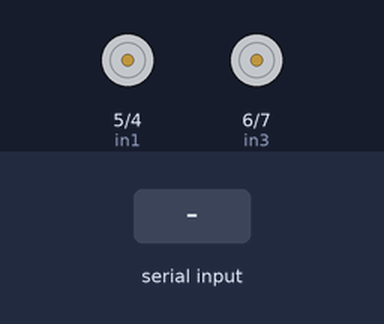
This sketch was run on a simulated Arduino Uno, built with avr-gcc and run on an emulated ATmega328P. Parts: motor-driver pin pairs drawn as motors (green arrow = first pin HIGH = forward, orange = second pin HIGH = backward, longer = more drive, scaled by the enable pin). The test bench sets the inputs (shaded band).

Above: at 1.2 s.
1.3 s: "w" received over the second serial link
At 1.7 s:
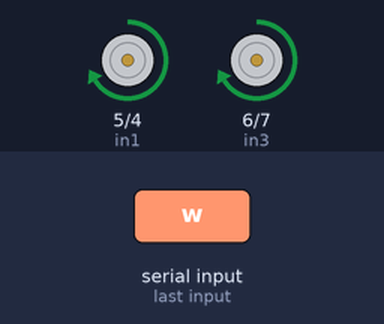
3.3 s: "s" received over the second serial link
At 3.7 s:
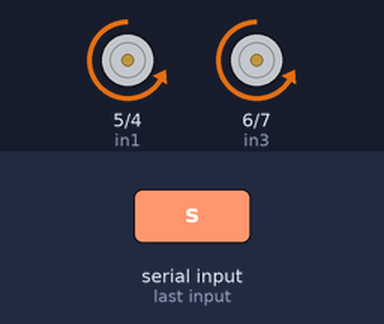
5.3 s: "a" received over the second serial link
At 5.7 s:
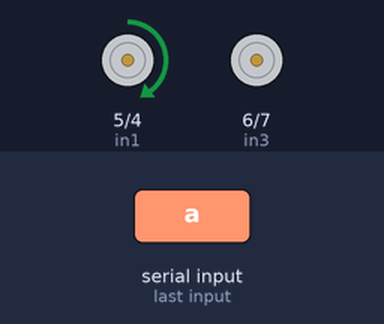
7.3 s: "d" received over the second serial link
At 7.7 s:
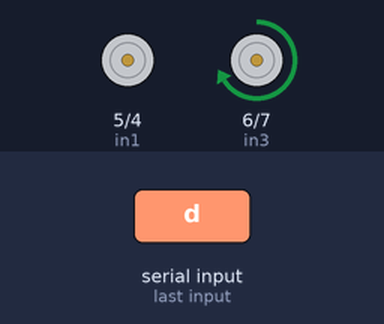
Timing chart, 0 to 10.3 s (numbered marks = the images above; inputs shaded):
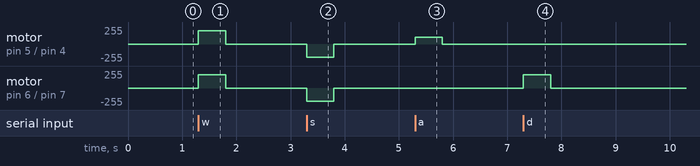

The sketch:

dc_motor_drver_testspeed.ino
```cpp
#include <elapsedMillis.h>
#include <SoftwareSerial.h>

const int RX_PIN = 10;
const int TX_PIN = 11;
const int ledPin = 13;
const int BLUETOOTH_BAUD_RATE = 9600;

char state = 'g';

SoftwareSerial bluetooth(RX_PIN, TX_PIN);

// connect motor controller pins to Arduino digital pins
// motor one
int enA = 3;
int in1 = 5;
int in2 = 4;
// motor two
int enB = 9;
int in3 = 6;
int in4 = 7;

elapsedMillis timer0;

int speed0 = 100;
bool slowdown = 0;

void setup()
{
  // set all the motor control pins to outputs
  pinMode(enA, OUTPUT);
  pinMode(enB, OUTPUT);
  pinMode(in1, OUTPUT);
  pinMode(in2, OUTPUT);
  pinMode(in3, OUTPUT);
  pinMode(in4, OUTPUT);

  bluetooth.begin(BLUETOOTH_BAUD_RATE);
  Serial.begin(9600);
}
void loop()
{
  if(bluetooth.available() > 0)
  {
    // Checks whether data is comming from the serial port
    state = bluetooth.read(); // Reads the data from the serial port
  }

  if (state == 'w')//forward
  {
    // turn on left motor
    digitalWrite(in3, HIGH);
    digitalWrite(in4, LOW);
    // set speed to 200 out of possible range 0~255
    analogWrite(enB, 200);

    digitalWrite(in1, HIGH);
    digitalWrite(in2, LOW);
    // set speed to 200 out of possible range 0~255
    analogWrite(enA, 200);

    delay(500);
  }
  else if (state == 's')//backwards
  {
    // turn on left motor
    digitalWrite(in3, LOW);
    digitalWrite(in4, HIGH);
    // set speed to 200 out of possible range 0~255
    analogWrite(enB, 200);

    digitalWrite(in1, LOW);
    digitalWrite(in2, HIGH);
    // set speed to 200 out of possible range 0~255
    analogWrite(enA, 200);

    delay(500);
  }
  else if (state == 'a')//left
  {
    digitalWrite(in1, HIGH);
    digitalWrite(in2, LOW);
    // set speed to 200 out of possible range 0~255
    analogWrite(enA, 100);

    delay(500);
  }
  else if (state == 'd')//right
  {
    digitalWrite(in3, HIGH);
    digitalWrite(in4, LOW);
    // set speed to 200 out of possible range 0~255
    analogWrite(enA, 100);

    delay(500);
  }


  // turn off motor B
  digitalWrite(in3, LOW);
  digitalWrite(in4, LOW);

   // turn off motor A
  digitalWrite(in1, LOW);
  digitalWrite(in2, LOW);

  state = 'g';
}
```

Measured:
- after the input at 1.3 s, motor on pin 5 (in1) / pin 4 (in2), motor on pin 6 (in3) / pin 7 (in4): stopped → forward 200/255 at once, → stopped 0.50 s later
- after the input at 3.3 s, motor on pin 5 (in1) / pin 4 (in2), motor on pin 6 (in3) / pin 7 (in4): stopped → backward 200/255 at once, → stopped 0.50 s later
- after the input at 5.3 s, motor on pin 5 (in1) / pin 4 (in2): stopped → forward 100/255 at once, → stopped 0.50 s later
- after the input at 7.3 s, motor on pin 6 (in3) / pin 7 (in4): stopped → forward 200/255 at once, → stopped 0.50 s later
